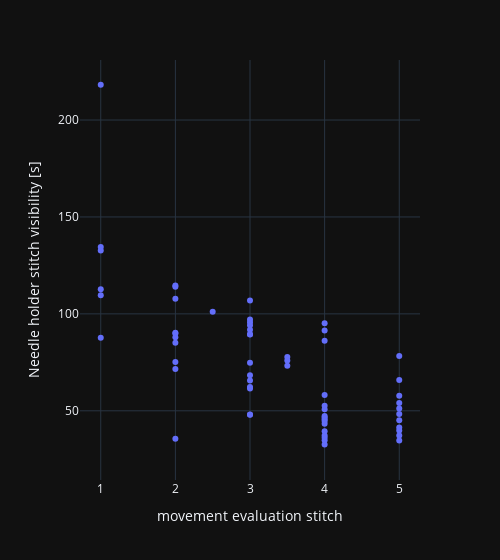

Here is the notebook cell this chart was saved with:
### Code cell
# make interactive graph on hover display filename and stitch_id and control the width of the plot
import plotly.express as px
px.scatter(dfst, y="Needle holder stitch visibility [s]", x=relevant_column, hover_data=["filename", "stitch_id"], width=500)
# px.scatter(dfs, x="Needle holder stitch length [m]", y=relevant_column)

### Figure 1 — Plotly figure (JSON) as saved in the notebook; plotly's stock layout.template omitted (floating-point values rounded to 4 significant figures; data arrays with more than 128 entries replaced by an {"elided": "..."} marker saying what was removed)
{"data": [{"customdata": {"elided": "150x2 mixed values"}, "hovertemplate": "movement evaluation stitch=%{x}<br>Needle holder stitch visibility [s]=%{y}<br>filename=%{customdata[0]}<br>stitch_id=%{customdata[1]}<extra></extra>", "legendgroup": "", "marker": {"color": "#636efa", "symbol": "circle"}, "mode": "markers", "name": "", "orientation": "v", "showlegend": false, "x": {"elided": "150 float values"}, "xaxis": "x", "y": {"elided": "150 float values"}, "yaxis": "y", "type": "scatter"}], "layout": {"xaxis": {"anchor": "y", "domain": [0.0, 1.0], "title": {"text": "movement evaluation stitch"}}, "yaxis": {"anchor": "x", "domain": [0.0, 1.0], "title": {"text": "Needle holder stitch visibility [s]"}}, "legend": {"tracegroupgap": 0}, "margin": {"t": 60}, "width": 500}}
